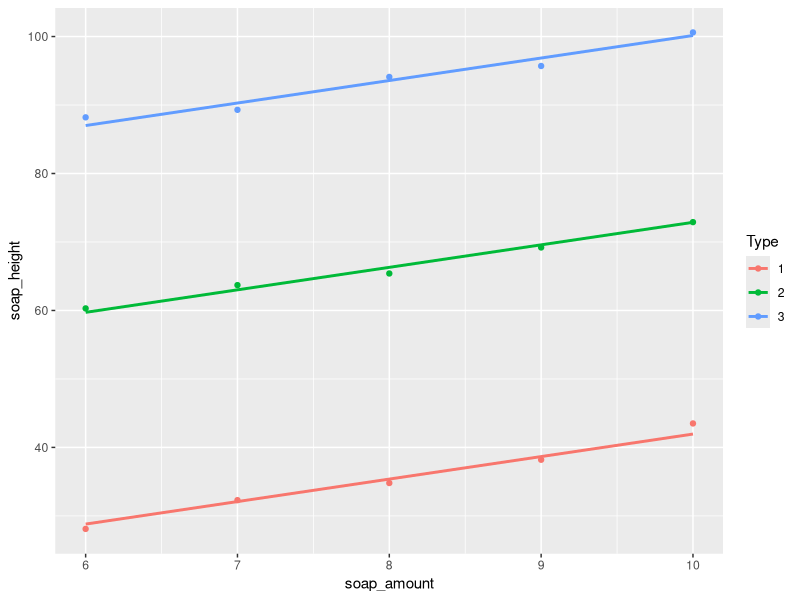

The R script that drew this image:
# ---------------------------------------------------------
# Exercise 1: Type and amount of soap
# ---------------------------------------------------------

# Load required packages
pkgs <- rownames(installed.packages())
if (!"car" %in% pkgs) install.packages("car")
if (!"ggplot2" %in% pkgs) install.packages("ggplot2")
if (!"fastDummies" %in% pkgs) install.packages("fastDummies")

library(car)
library(ggplot2)
library(fastDummies)
library(tibble)

# Define Anova_table function
Anova_table <- function(model) {
  At2 <- Anova(model, Type = 2)
  At1 <- anova(model)
  SStotal <- sum(At1[, 2])
  dftotal <- sum(At1[, 1])
  Total <- as.data.frame(cbind(SStotal, dftotal, "", ""))
  rownames(Total) <- "Total"
  names(Total) <- names(At2)
  Avtable <- rbind(At2, Total)
  for (c in 1:4) { Avtable[, c] <- as.numeric(Avtable[, c]) }
  rows <- dim(Avtable)[1]
  MS <- as.numeric(Avtable[, 1]) / as.numeric(Avtable[, 2])
  Avtable <- add_column(Avtable, MS, .after = 2)
  return(Avtable)
}

# ---------------------------------------------------------
# Data and model fitting
# ---------------------------------------------------------

# Read data
soap_data <- read.table(file = "Laundry.txt", header = TRUE)
soap_data$Type <- as.factor(soap_data$Type)

# Model 1: parallel lines (no interaction)
soap.lm1 <- lm(soap_height ~ soap_amount + Type, data = soap_data)
summary(soap.lm1)
Anova_table(soap.lm1)

# Plot fitted values
ggplot(soap_data, aes(x = soap_amount, y = soap_height, color = Type)) +
  geom_point() +
  geom_line(aes(y = soap.lm1$fitted.values), size = 1)

# Model 2: interaction model (different slopes)
soap.lm2 <- lm(soap_height ~ soap_amount * Type, data = soap_data)
summary(soap.lm2)
Anova_table(soap.lm2)

# Compare models
anova(soap.lm1, soap.lm2)
